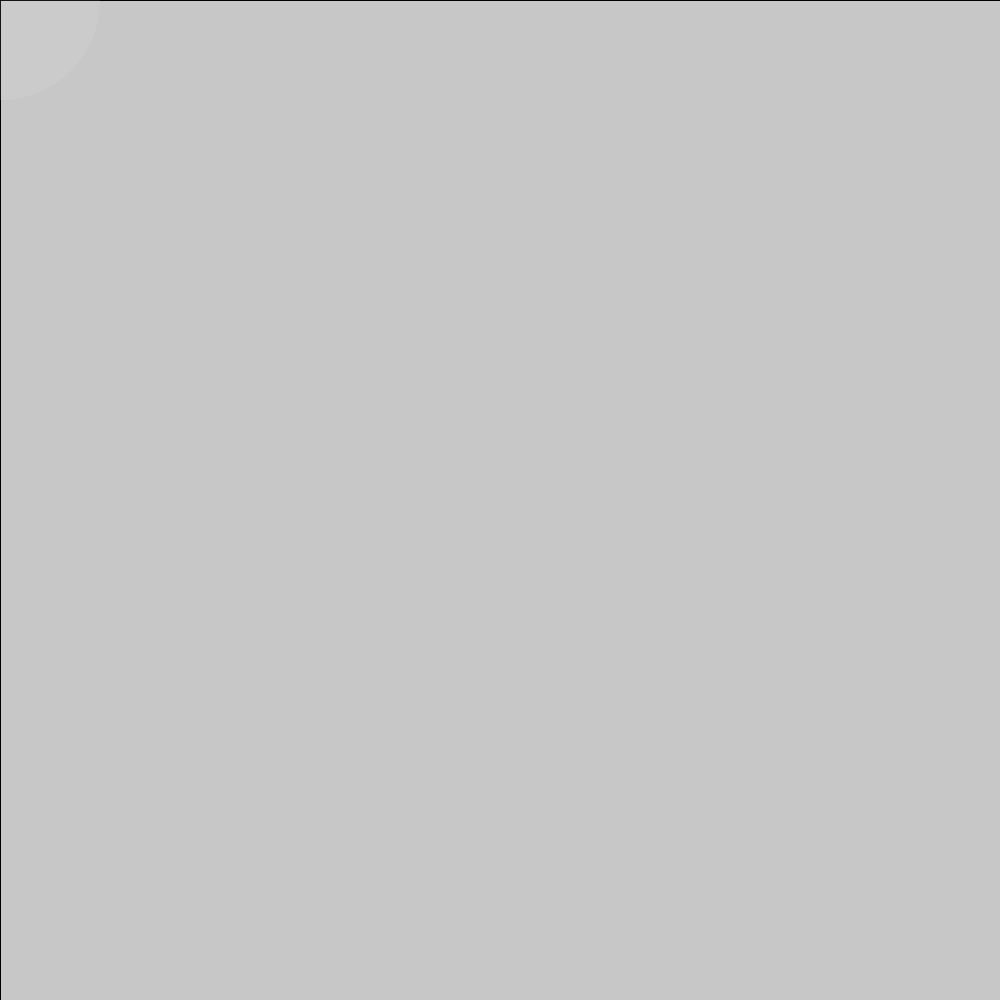
Frame 1 (no input)
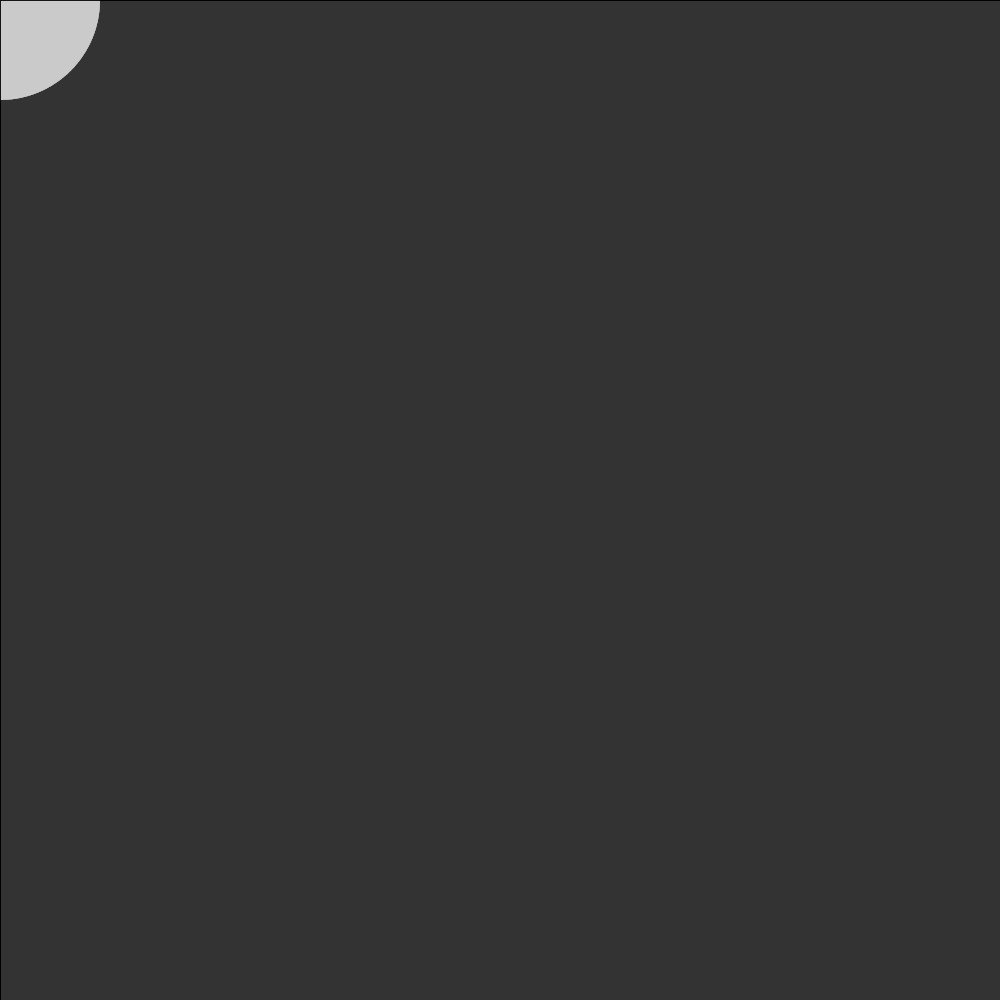
Frame 60 (the mouse pressed at the canvas centre just before this capture)
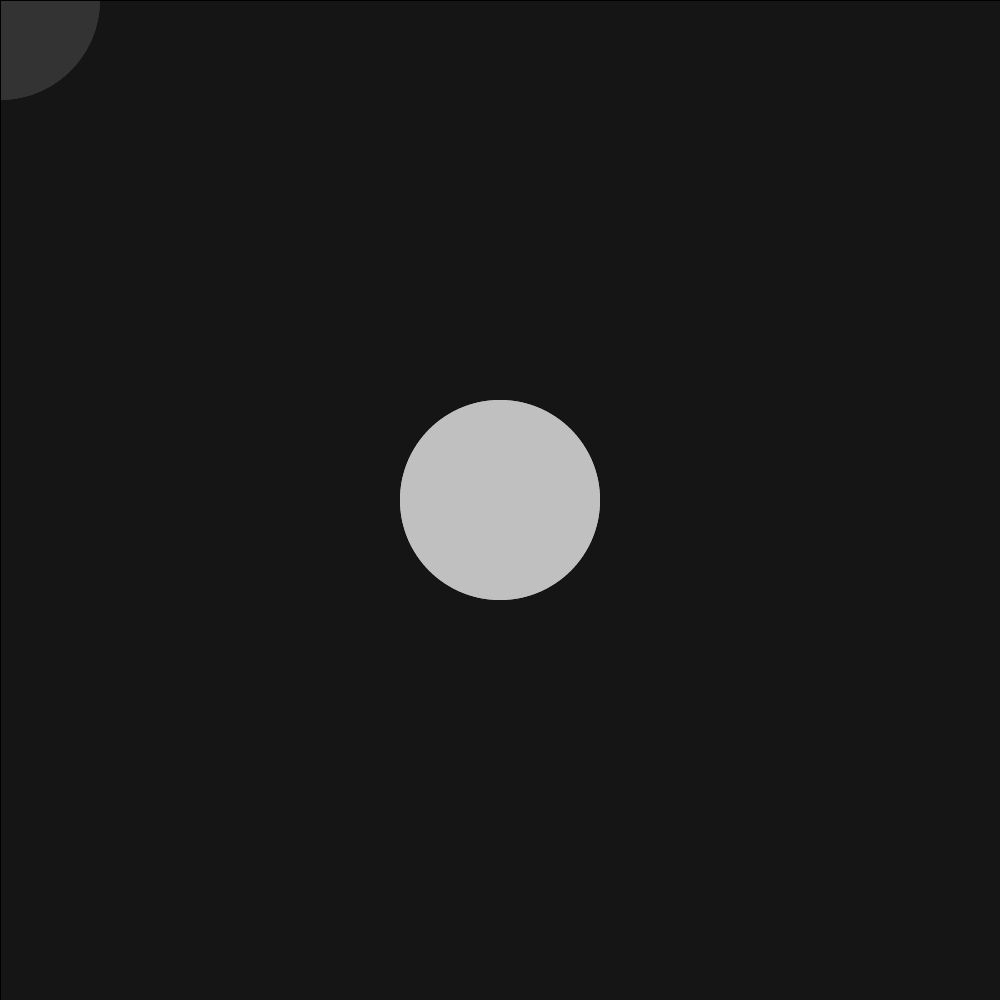
Frame 120 (the mouse held since frame 60 and released just before this capture)

The Processing sketch that drew these frames (run headless with seeded random() and noise(); from frame 60 on, the mouse is pressed at the canvas centre):

// Processing sketch: bezierForAnidado
// ── bezierForAnidado.pde
int lado, cantidad;
float x1, y1, x2, y2, x3, y3, x4, y4, contador, velocidad;
boolean cambiar;
void setup() {
  rectMode(CENTER);
  size(1000, 1000);
  cantidad = 10;
  lado = width/cantidad;
  velocidad = .9;
  colorMode(HSB);
}
void draw() {
  contador+=map(mouseX, 0, width, -20, 20);

  fill(0, 6);
  rect(width/2, height/2, width, height);
  for (int i = 0; i < cantidad; i++) {
    for (int j = 0; j < cantidad; j++) {
      push();
      translate(i * lado + lado/2, j * lado + lado/2);
      rotate(map(contador, 0, width, 0, PI * 2));
      //rect(0, 0, 10, 10);
      if (cambiar) {
        x1 = 0;
        y1 = 0;
        x2 = map(random( 0, lado*lado/cantidad), 0, height, 0, lado);
        y2 =  map(random( 0, lado*lado/cantidad), 0, height, 0, lado);
        x3 =  map(random( 0, lado*lado/cantidad), 0, height, 0, lado);
        y3 =  map(random( 0, lado*lado/cantidad), 0, height, 0, lado);
        x4 = 0;
        y4 = 0;
      }
      stroke(random(200, 220), 255, 255, 100);

      //bezier(x1, y1, x2, x2, x3, y3, x4, y4);
      stroke(255, 20);


      //diferencia
      fill(255, 255, 0);
      ////   arc(0, 0, lado, lado, 0, PI*2-map(mouseX, 0, width, 0, PI/4));
      //   fill(0);
      // circle(-lado/cantidad, -lado/cantidad, lado/10);
      noStroke();
      fill(random(200, 220), 255, 255, 50);
      curve(x2, y2, x1, y1, x3, y3, x4, y4);
      pop();
    }
  }
  
  push();
  noStroke();
  fill(255,20);
  circle(mouseX, mouseY, width/5);
  pop();
}

void mouseClicked() {
  cambiar = !cambiar;
}
